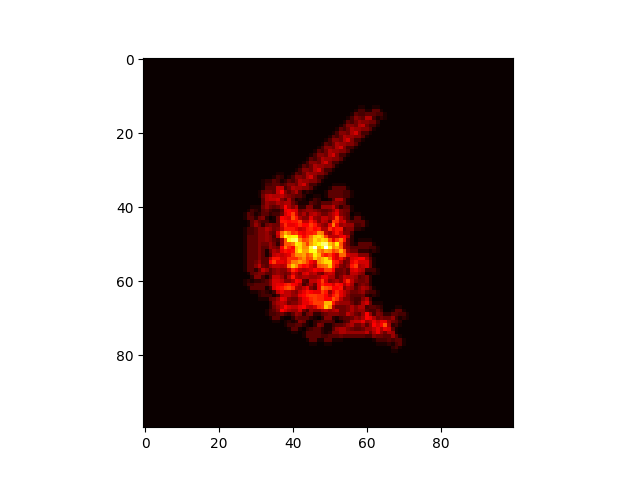

Generate this figure with Python:
import numpy as np
from copy import copy
from random import randint
from matplotlib import pyplot as plt

N = 100


def rand_board():
    return np.zeros((N, N), dtype=int)


def next_gen(board, x, y):
    result = copy(board)

    if board[x][y] == 0:
        result[x][y] = 1
    else:
        result[x][y] = 0

    return result


def destiny(destination, x, y, board):
    if board[x][y] == 0:
        if destination == 1:
            destination = 2
        elif destination == 2:
            destination = 3
        elif destination == 3:
            destination = 4
        elif destination == 4:
            destination = 1
    elif board[x][y] == 1:
        if destination == 1:
            destination = 4
        elif destination == 2:
            destination = 1
        elif destination == 3:
            destination = 2
        elif destination == 4:
            destination = 3

    return destination


def move(destiny, x, y):
    if destiny == 1:
        y -= 1
    elif destiny == 2:
        x += 1
    elif destiny == 3:
        y += 1
    elif destiny == 4:
        x -= 1
    return x, y


def main():
    generation = rand_board()
    x_c = N // 2
    y_c = N // 2
    t = 0

    #1-góra, 2-prawo, 3-dół, 4-lewo
    destination = randint(1, 4)
    tab = np.zeros((N, N), dtype=int)

    while t < 11000:
        tab[x_c][y_c] += 1

        x_c, y_c = move(destination, x_c, y_c)
        destination = destiny(destination, x_c, y_c, generation)
        generation = next_gen(generation, x_c, y_c)
        print(t)
        t += 1

    plt.imshow(tab, cmap='hot', interpolation='nearest')
    plt.show()


if __name__ == '__main__':
    main()
